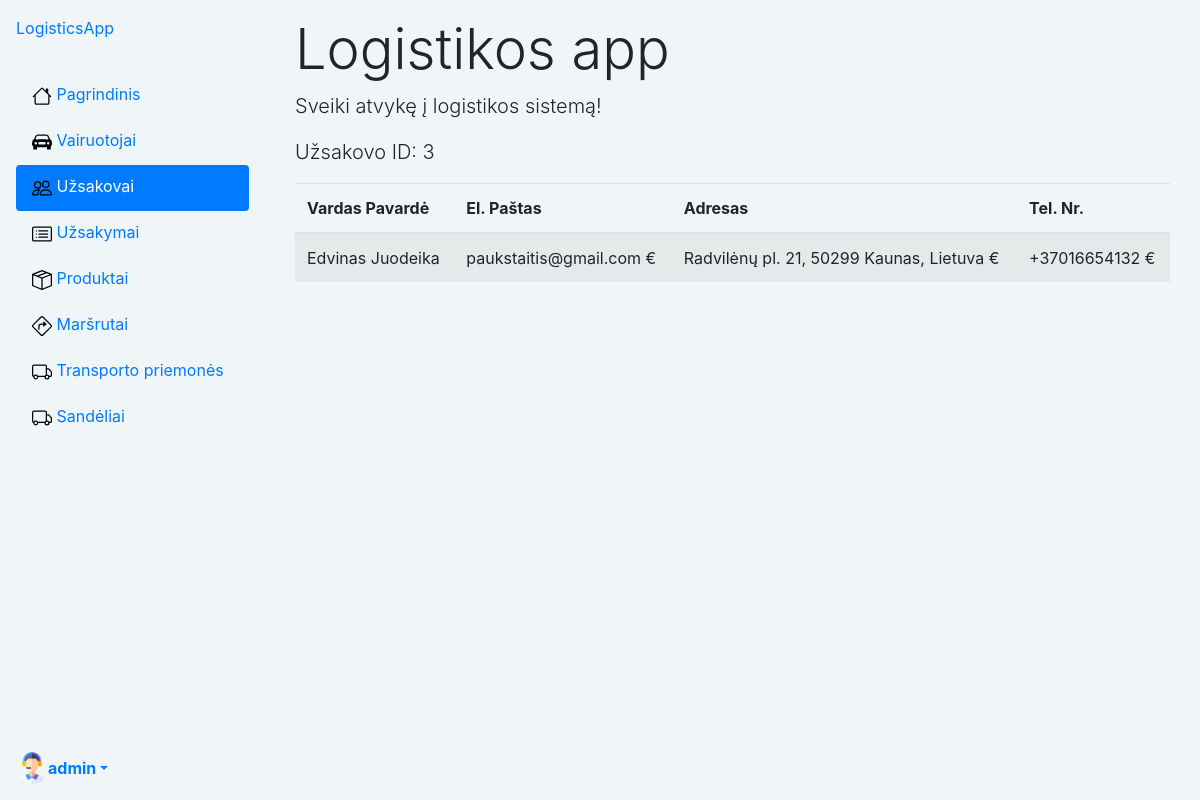
Screenshot of /logistics/customers/3/ (signed in) with the database file from the repository.
### logistics/models.py (models this page shows, shortened)
class Profile(models.Model):
    user = models.OneToOneField(User, on_delete=models.CASCADE)
    nuotrauka = models.ImageField(default="profile_pics/default.png", upload_to="profile_pics")

class Customer(models.Model):
    name = models.CharField('Vardas Pavarde', max_length=80, help_text='Įveskite užsakovo vardą ir pavardę')
    email = models.CharField('El.Paštas', max_length=100, unique=True, help_text='Įveskite el. paštą')
    location = models.CharField('Adresas', max_length=100, help_text='Įveskite adresą')
    phone_number = models.CharField('Tel.Nr', max_length=25, help_text='Įveskite Tel.Nr.')
    user = models.ForeignKey(User, on_delete=models.SET_NULL, null=True, blank=True)

### logistics/crud_views/customers_views.py (the view)
# urls.py: path('customers/<int:customer_id>/', CustomerDetailView.as_view(), name='customer'),
class CustomerDetailView(LoginRequiredMixin, generic.DetailView):
    model = Customer
    template_name = 'customers/customer.html'
    context_object_name = 'customer'
    pk_url_kwarg = 'customer_id'  # Set the URL keyword to 'driver_id'

### templates/customers/customer.html
{% extends "base.html" %}
{% block content %}
  <div class="container mt-3">
    <h1 class="display-4">Logistikos app</h1>
    <p class="lead">Sveiki atvykę į logistikos sistemą!</p>
    <p class="lead">Užsakovo ID: {{customer.id}}</p>
    <table class="table table-striped">
  <thead>
    <tr>
      <th scope="col">Vardas Pavardė</th>
      <th scope="col">El. Paštas</th>
      <th scope="col">Adresas</th>
      <th scope="col">Tel. Nr.</th>
    </tr>
  </thead>
  <tbody>
          <tr>
            <td>{{ customer.name }}</td>
            <td>{{ customer.email }} €</td>
            <td>{{ customer.location }} €</td>
            <td>{{ customer.phone_number }} €</td>
          </tr>
      </tbody>
    </table>
  </div>
{% endblock %}

### templates/base.html (shortened to what this page needs)
<!DOCTYPE html>
<html lang="en">
<head>
    {% load static %}
    <link rel="stylesheet" href="https://stackpath.bootstrapcdn.com/bootstrap/4.1.3/css/bootstrap.min.css"
>
    <link rel="stylesheet" href="{% static 'css/styles.css' %}">
    <link href="https://cdn.jsdelivr.net/npm/bootstrap-icons@1.18.0/font/bootstrap-icons.css" rel="stylesheet">
</head>
<body class="d-flex" style="background-color: #F0F5F7;">
<div class="d-flex flex-column flex-shrink-0 p-3 bg-body-tertiary"
     style="width: 265px; height: 100vh; background-color: #F0F5F7;">
    <a href="/" class="d-flex align-items-center mb-3 mb-md-0 me-md-auto link-body-emphasis text-decoration-none">
        <span class="fs-4">LogisticsApp</span>
    </a>
    <ul class="nav nav-pills flex-column mb-auto">
        <li class="nav-item align-items-center">
            <a href="{% url 'index' %}"
               class="nav-link {% if request.resolver_match.url_name == 'index' %}active{% endif %}
 link-body-emphasis">
                <img src="{% static 'images/house.svg' %}" width="20" height="30" alt="Your Logo" class="me-2">
                <span class="d-none d-md-inline">Pagrindinis</span>
            </a>
        </li>
        {% if user.is_authenticated %}
        {% if user.is_superuser %}
        <li class="nav-item align-items-center">
            <a href="{% url 'drivers' %}"
               class="nav-link {% if 'drivers' in request.path %}active{% endif %} link-body-emphasis">
                <img src="{% static 'images/car-front-fill (1).svg' %}" width="20" height="30" alt="Your Logo"
                     class="me-2">
                <span class="d-none d-md-inline">Vairuotojai</span>
            </a>
        </li>
        <li class="nav-item align-items-center">
            <a href="{% url 'customers' %}"
               class="nav-link {% if 'customers' in request.path %}active{% endif %} link-body-emphasis">
                <img src="{% static 'images/people.svg' %}" width="20" height="30" alt="Your Logo" class="me-2">
                <span class="d-none d-md-inline">Užsakovai</span>
            </a>
        </li>
        <li class="nav-item align-items-center">
            <a href="{% url 'orders' %}"
               class="nav-link {% if 'orders' in request.path %}active{% endif %} link-body-emphasis">
                <img src="{% static 'images/card-list.svg' %}" width="20" height="30" alt="Your Logo" class="me-2">
                <span class="d-none d-md-inline">Užsakymai</span>
            </a>
        </li>
        <li class="nav-item align-items-center">
            <a href="{% url 'products' %}" class="nav-link {% if request.resolver_match.url_name == 'products' %}active{% endif %}
 link-body-emphasis">
                <img src="{% static 'images/box-seam.svg' %}" width="20" height="30" alt="Your Logo" class="me-2">
                <span class="d-none d-md-inline">Produktai</span>
            </a>
        </li>
        <li class="nav-item align-items-center">
            <a href="{% url 'routes' %}"
               class="nav-link {% if 'routes' in request.path %}active{% endif %} link-body-emphasis">
                <img src="{% static 'images/sign-turn-right.svg' %}" width="20" height="30" alt="Your Logo"
                     class="me-2">
                <span class="d-none d-md-inline">Maršrutai</span>
            </a>
        </li>
        <li class="nav-item align-items-center">
            <a href="{% url 'vehicles' %}"
               class="nav-link {% if 'vehicles' in request.path %}active{% endif %} link-body-emphasis">
                <img src="{% static 'images/truck.svg' %}" width="20" height="30" alt="Your Logo" class="me-2">
                <span class="d-none d-md-inline">Transporto priemonės</span>
            </a>
        </li>
        <li class="nav-item align-items-center">
            <a href="{% url 'warehouses' %}"
               class="nav-link {% if 'warehouses' in request.path %}active{% endif %} link-body-emphasis">
                <img src="{% static 'images/truck.svg' %}" width="20" height="30" alt="Your Logo" class="me-2">
                <span class="d-none d-md-inline">Sandėliai</span>
            </a>
        </li>
        {% endif %}
    </ul>
    <div class="dropdown">
        <a href="#" class="d-flex align-items-center link-body-emphasis text-decoration-none dropdown-toggle"
           data-toggle="dropdown" aria-expanded="false">
            <img src="{{ user.profile.nuotrauka.url }}" alt="" width="32" height="32" class="rounded-circle me-2">
            <strong>{{ user.get_username}}</strong>
        </a>
            {% endif %}
    </div>
</div>
<div class="container-fluid">
    {% block content %}{% endblock %}
</div>
</body>
</html>

### rows the page displays
Customer: id "3", name "Edvinas Juodeika", email "paukstaitis@gmail.com", location "Radvilėnų pl. 21, 50299 Kaunas, Lietuva", phone_number "+37016654132"

### other values shown
{{ user.get_username }} "admin"
